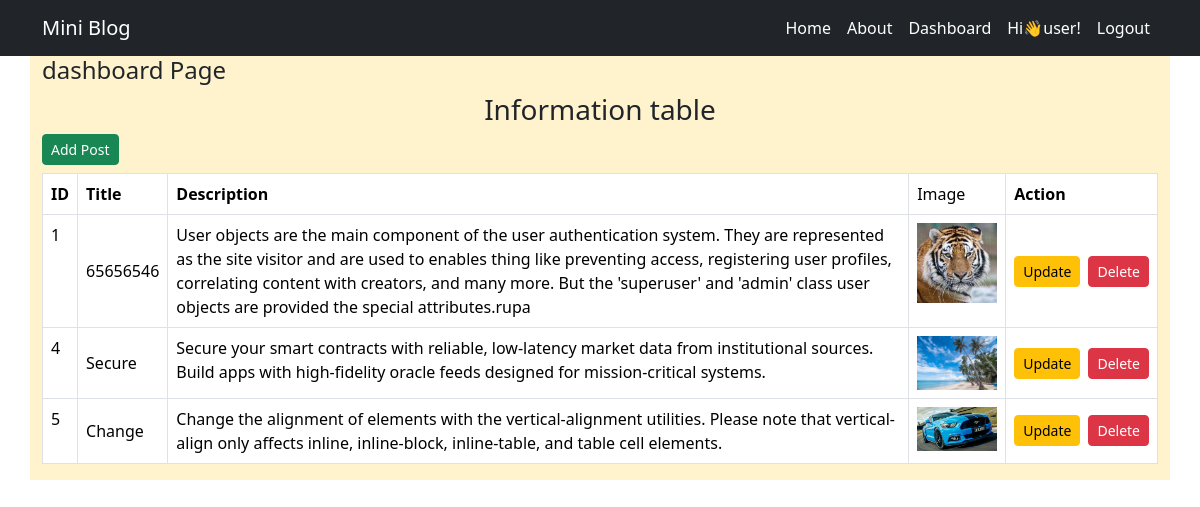
The app's page /dashboardpage (signed in) with its own data.
### myapp/models.py (models this page shows)
class Posts(models.Model):
    title=models.CharField(max_length=50)
    description=models.TextField()
    profileimg=models.ImageField(upload_to="img",blank=True,null=True)

### myapp/views.py (the view)
# urls.py: path('dashboardpage', views.dashboardpage,name="dashboardpage"),
def dashboardpage(request):
    post = Posts.objects.all()
    return render(request,"dashboard.html",{'post':post})

### myapp/templates/dashboard.html (shortened to what this page needs)
{% extends "base.html" %}
{% load static %}
{% block content %}
<div>
    <h4>dashboard Page</h4>
    <h3 class="text-center">Information table</h3>
    <a href="{% url 'addpage' %}" class ="btn btn-success btn-sm mb-2">Add Post</a>
    {% if post %}
        <table class="table table-bordered" >
            <thead>
                <tr>
                    <th>ID</th>
                    <th>Title</th>
                    <th>Description</th>
                    <td>Image</td>
                    <th>Action</th>
                </tr>
            </thead>
            <tbody>
                {% for i in post %}
                <tr>
                    <td class="align-middle~">{{i.id}}</td>
                    <td class="align-middle">{{i.title}}</td>
                    <td>{{i.description}}</td>
                    <td>
                        <img src="{{i.profileimg.url}}" alt="" width="80px">
                    </td>
                    <td class="align-middle">
                     <div class="d-flex gap-2 ">
                        <a href="{% url 'updatepage' i.id %}" class="btn btn-warning btn-sm">Update</a>
                        <a href="{% url 'deletepage' i.id %}" type="submit" class="btn btn-danger btn-sm">Delete</a>
                     </div>
                    </td>
                </tr>
                {% endfor %}
            </tbody>
        </table>
    {% endif %}
</div>
{% endblock content %}

### myapp/templates/navbar.html (shortened to what this page needs)
<nav class="navbar navbar-expand-lg navbar-light bg-dark">
        <div class="container">
            <a class="navbar-brand text-white" href="#">Mini Blog</a>
            <div class="collapse navbar-collapse" id="navbarNav">
                <ul class="navbar-nav ms-auto">
                  <li class="nav-item">
                    <a class="nav-link active text-white" aria-current="page" href="{% url 'homepage' %}">Home</a>
                  </li>
                  <li class="nav-item">
                    <a class="nav-link text-white" href="{% url 'aboutpage' %}">About</a>
                  </li>
                  {% if request.user.is_authenticated %}
                  <li class="nav-item">
                    <a class="nav-link text-white" href="{% url 'dashboardpage' %}">Dashboard</a>
                  </li>
                  <li class="nav-item">
                    <a class="nav-link text-white" href="{% url 'dashboardpage' %}">Hi👋{{user.username}}!</a>
                  </li>
                  <li class="nav-item">
                    <a class="nav-link text-white" href="{% url 'logoutpage' %}">Logout</a>
                  </li>
                  {% endif %}
                </ul>
              </div>
          </div>
  </nav>

### records on screen
Posts: id "1", title "65656546", description "User objects are the main component of the user authentication system. They are represented as the site visitor and are used to enables thing like preventing access, registering user profiles, correlating content with creators, and many more. But the 'superuser' and 'admin' class user objects are provided the special attributes.rupa", profileimg (picture)
Posts: id "4", title "Secure", description "Secure your smart contracts with reliable, low-latency market data from institutional sources. Build apps with high-fidelity oracle feeds designed for mission-critical systems.", profileimg (picture)
Posts: id "5", title "Change", description "Change the alignment of elements with the vertical-alignment utilities. Please note that vertical-align only affects inline, inline-block, inline-table, and table cell elements.", profileimg (picture)

### other values on screen
{{ user.username }} "user"
